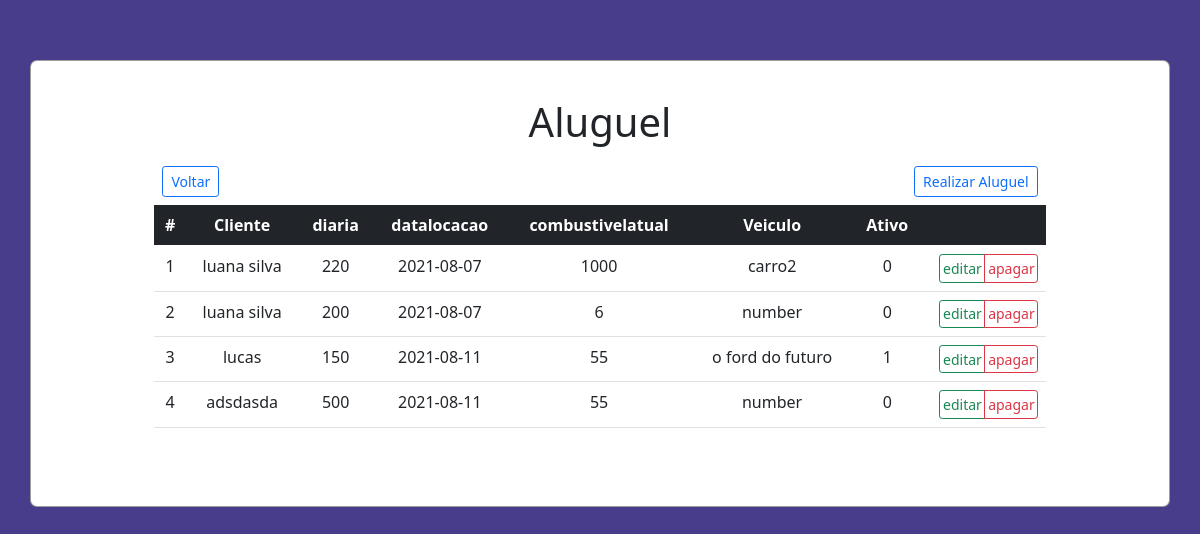
The app's page /src/views/vendas.php with its own data.
### tables this page shows
CREATE TABLE `aluguel` (
  `idaluguel` int(11) NOT NULL,
  `idcliente` int(11) NOT NULL,
  `diaria` varchar(200) NOT NULL,
  `datalocacao` date NOT NULL,
  `combustivelatual` varchar(200) NOT NULL,
  `ativo` tinyint(1) NOT NULL
);

CREATE TABLE `cliente` (
  `idcliente` int(11) NOT NULL,
  `nome` varchar(200) NOT NULL,
  `email` varchar(200) NOT NULL,
  `endereco` varchar(200) NOT NULL,
  `telefone` varchar(200) NOT NULL
);

CREATE TABLE `veiculo` (
  `idveiculo` int(11) NOT NULL,
  `idtipoveiculo` int(11) NOT NULL,
  `idmodelo` int(11) NOT NULL,
  `idseguro` int(11) NOT NULL,
  `ano` varchar(200) NOT NULL,
  `cor` varchar(200) NOT NULL,
  `placa` varchar(200) NOT NULL,
  `status` varchar(200) NOT NULL,
  `nome` varchar(200) NOT NULL
);

### src/controller/VendasController.php (called while the page is built, shortened)
<?php
require_once '../model/Venda.php';
require_once '../model/Database.php';
class VendasController extends aluguel
{
    protected $tabela = 'aluguel';
    public function findAll()
    {
        $query = "SELECT * FROM $this->tabela";
        $stm = Database::prepare($query);
        $stm->execute();
        $aluguels = array();
        foreach ($stm->fetchAll() as $aluguel) {
             $query2 = "SELECT * FROM itemaluguel WHERE idaluguel = $aluguel->idaluguel";
             $stm2 = Database::prepare($query2);
             $stm2->execute();
             $a = $stm2->fetch(PDO::FETCH_OBJ);
             $query3 = "SELECT * FROM veiculo WHERE idveiculo = $a->idveiculo";
             $stm3 = Database::prepare($query3);
             $stm3->execute();
             $b = $stm3->fetch(PDO::FETCH_OBJ);
            array_push(
                $aluguels,
                new aluguel($aluguel->idaluguel, $aluguel->idcliente, $aluguel->diaria, $aluguel->datalocacao, $aluguel->combustivelatual,$b->nome, $aluguel->ativo )
            );
        }
        return $aluguels;
    }
}

### src/model/Database.php (called while the page is built, shortened)
<?php
class Database
{
    private static $instance;
    public static function getInstance()
    {
        if (!isset(self::$instance)) {
            try {
                self::$instance = new PDO('mysql:host=' . HOST . '; dbname=' . BASE, USER, PASS);
                self::$instance->setAttribute(PDO::ATTR_ERRMODE, PDO::ERRMODE_EXCEPTION);
                self::$instance->setAttribute(PDO::ATTR_DEFAULT_FETCH_MODE, PDO::FETCH_OBJ);
            } catch (PDOException $error) {
                echo $error->getMessage();
            }
        }
        return self::$instance;
    }
    public static function prepare($sql)
    {
        return self::getInstance()->prepare($sql);
    }
}

### src/model/Venda.php (called while the page is built, shortened)
<?php
class aluguel
{
    private $idaluguel;
    private $idcliente;
    private $diaria;
    private $datalocacao;
    private $combustivelatual;
    private $nome;
    private $ativo;
    public function __construct($idaluguel, $idcliente,$diaria,$datalocacao,$combustivelatual,$nome,$ativo)
    {
        $this->idaluguel = $idaluguel;
        $this->idcliente = $idcliente;
        $this->diaria = $diaria;
        $this->datalocacao = $datalocacao;
        $this->combustivelatual = $combustivelatual;
        $this->nome = $nome;
        $this->ativo = $ativo;
    }
    public function getidaluguel()
    {
        return $this->idaluguel;
    }
    public function getidcliente()
    {
        return $this->idcliente;
    }
    public function getnome()
    {
        return $this->nome;
    }
        public function getdiaria()
    {
        return $this->diaria;
    }
    public function getdatalocacao()
    {
        return $this->datalocacao;
    }
        public function getcombustivelatual()
    {
        return $this->combustivelatual;
    }
        public function getativo()
    {
        return $this->ativo;
    }
}

### src/controller/ClientesController.php (called while the page is built, shortened)
<?php
require_once '../model/cliente.php';
require_once '../model/Database.php';
class ClientesController extends cliente
{
    protected $tabela = 'cliente';
    public function findOne($idcliente)
    {
        $query = "SELECT * FROM $this->tabela WHERE idcliente = :id";
        $stm = Database::prepare($query);
        $stm->bindParam(':id', $idcliente, PDO::PARAM_INT);
        $stm->execute();
        $cliente = new cliente(null, null, null, null, null);
        foreach ($stm->fetchAll() as $cl) {
            $cliente->setidcliente($cl->idcliente);
            $cliente->setNome($cl->nome);
            $cliente->setemail($cl->email);
            $cliente->setendereco($cl->endereco);
            $cliente->settelefone($cl->telefone);
        }
        return $cliente;
    }
}

### src/model/cliente.php (called while the page is built, shortened)
<?php
class cliente
{
    private $nome;
    public function __construct($idcliente, $nome, $email,$endereco,$telefone)
    {
        $this->nome = $nome;
    }
    public function getNome()
    {
        return $this->nome;
    }
    public function setNome($nome)
    {
        $this->nome = $nome;
    }
}

### src/views/vendas.php (the view, shortened to what this page needs)
<!DOCTYPE html>
<html lang="pt_br">
<head>
    <link href="https://cdn.jsdelivr.net/npm/bootstrap@5.0.1/dist/css/bootstrap.min.css" rel="stylesheet">
    <link rel="stylesheet" href="../../public/styles/main.css">
</head>
<body class="text-center">
    <div class="container">
        <h1 class="p-1 title">Aluguel</h1>
        <div class="menu p-2">
            <a href="../../index.php" class="btn btn-sm btn-outline-primary">Voltar </a>
            <a href="./realizar-venda.php" class="btn btn-sm btn-outline-primary">Realizar Aluguel</a>
        </div>
        <table class="table">
            <thead class="table-dark">
                <th>#</th>
                <th>Cliente</th>
                <th>diaria</th>
                <th>datalocacao</th>
                <th>combustivelatual</th>
                <th>Veiculo</th>
                <th>Ativo</th>
                <th></th>
            </thead>
            <tbody>
                <?php
                    require_once '../controller/VendasController.php';
                    require_once '../controller/ClientesController.php';
                    $aluguels = new VendasController();
                    $clientes = new ClientesController();
                    foreach ($aluguels->findAll() as $aluguel) { ?>
                        <tr>
                            <td> <?= $aluguel->getidaluguel() ?> </td>
                            <td> <?= $clientes->findOne($aluguel->getidcliente())->getnome() ?> </td>
                            <td> <?= $aluguel->getdiaria() ?> </td>
                            <td> <?= $aluguel->getdatalocacao() ?> </td>
                            <td> <?= $aluguel->getcombustivelatual() ?> </td>
                            <td> <?= $aluguel->getnome() ?> </td>
                            <td> <?= $aluguel->getativo() ?> </td>
                            <td>
                                <div class="btn-group btn-group-sm">
                                    <a href="./editar-venda.php?id=<?= $aluguel->getidaluguel() ?>" class="btn btn-outline-success">editar</a>
                                <a href="./apagar-venda.php?id=<?= $aluguel->getidaluguel() ?>" onclick="return confirm('Tem certeza de que deseja excluir este item?');"class="btn btn-outline-danger">apagar</a>
                                </div>
                            </td>
                        </tr> <?php
                    }
                ?>
            </tbody>
        </table>
    </div>
</body>
</html>

### public/styles/main.css (style rules this page uses)
html, body { background-color: #483D8B; }
.container { margin-top: 5%; margin-bottom: 5%; display: flex; flex-direction: column; justify-content: center; align-items: center; width: 100%; background-color: #fff; border-radius: 7px; border: 1px solid rgba(0, 0, 0, 0.384); }
.container .title { margin-top: 3%; }
.container .table a { display: flex; flex-direction: column; align-items: center; padding: 3%; }
.container .menu { width: 80% ; display: flex; align-items: center; justify-content: space-between; }
.container .table { width: 80%; margin-bottom: 7%; }

### records on screen
aluguel: idaluguel "1", idcliente.telefone "luana silva", diaria "220", datalocacao "2021-08-07", combustivelatual "1000", ativo "0"
veiculo: nome "carro2"
aluguel: idaluguel "2", idcliente.telefone "luana silva", diaria "200", datalocacao "2021-08-07", combustivelatual "6", ativo "0"
veiculo: nome "number"
aluguel: idaluguel "3", idcliente.telefone "lucas", diaria "150", datalocacao "2021-08-11", combustivelatual "55", ativo "1"
veiculo: nome "o ford do futuro"
aluguel: idaluguel "4", idcliente.telefone "adsdasda", diaria "500", datalocacao "2021-08-11", combustivelatual "55", ativo "0"
